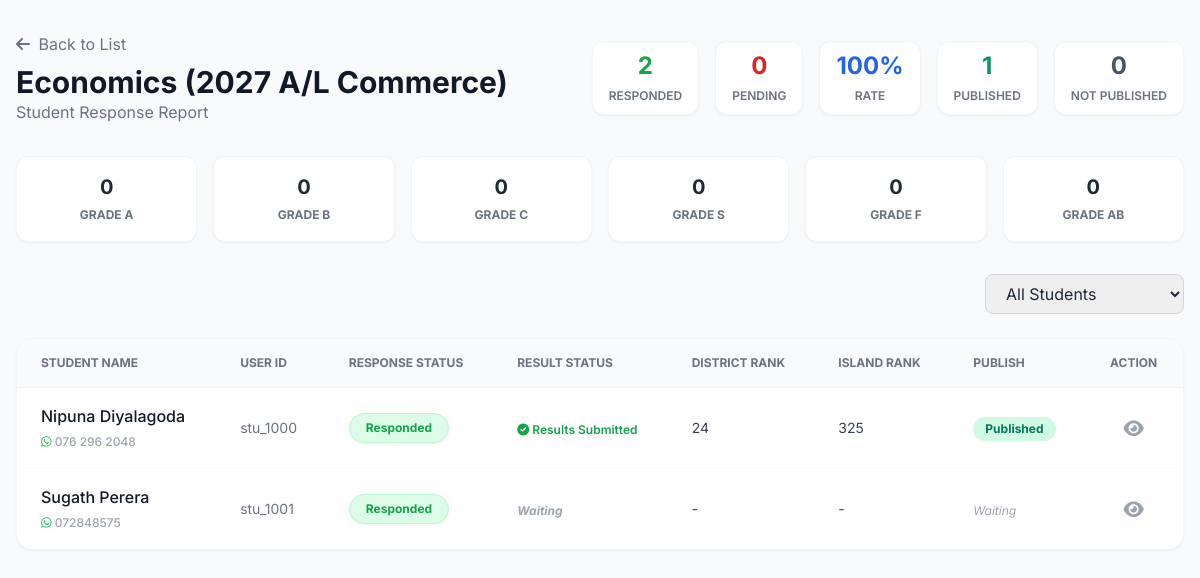
Page /dashboard/view_al_responses.php?type=class&id=1 (signed in) on the committed database.
### tables this page shows
CREATE TABLE `streams` (
  `id` int(11) NOT NULL COMMENT 'Primary Key',
  `name` varchar(100) NOT NULL COMMENT 'Stream name (e.g., "Grade 6", "Grade 7", "A/L Science")',
  `description` text DEFAULT NULL COMMENT 'Optional description of the stream',
  `status` tinyint(1) NOT NULL DEFAULT 1 COMMENT 'Status: 1=active, 0=inactive',
  `created_at` timestamp NOT NULL DEFAULT current_timestamp() COMMENT 'Record creation timestamp',
  `updated_at` timestamp NOT NULL DEFAULT current_timestamp() ON UPDATE current_timestamp() COMMENT 'Record update timestamp'
);

CREATE TABLE `subjects` (
  `id` int(11) NOT NULL COMMENT 'Primary Key',
  `name` varchar(100) NOT NULL COMMENT 'Subject name (e.g., "Science", "Mathematics", "English")',
  `code` varchar(20) DEFAULT NULL COMMENT 'Optional subject code (e.g., "SCI", "MATH")',
  `description` text DEFAULT NULL COMMENT 'Optional description of the subject',
  `status` tinyint(1) NOT NULL DEFAULT 1 COMMENT 'Status: 1=active, 0=inactive',
  `created_at` timestamp NOT NULL DEFAULT current_timestamp() COMMENT 'Record creation timestamp',
  `updated_at` timestamp NOT NULL DEFAULT current_timestamp() ON UPDATE current_timestamp() COMMENT 'Record update timestamp'
);

CREATE TABLE `al_exam_submissions` (
  `id` int(11) NOT NULL,
  `student_id` varchar(20) NOT NULL COMMENT 'FK to users.user_id',
  `subject_1` varchar(100) NOT NULL,
  `result_1` varchar(5) DEFAULT NULL,
  `subject_2` varchar(100) NOT NULL,
  `result_2` varchar(5) DEFAULT NULL,
  `subject_3` varchar(100) NOT NULL,
  `result_3` varchar(5) DEFAULT NULL,
  `index_number` varchar(50) DEFAULT NULL,
  `district` varchar(50) NOT NULL,
  `stream` varchar(50) DEFAULT NULL COMMENT 'Arts, Commerce, Science, Tech',
  `photo_path` varchar(255) DEFAULT NULL,
  `agreed_to_publish` tinyint(1) DEFAULT 0,
  `results_submitted_at` timestamp NULL DEFAULT NULL,
  `created_at` timestamp NOT NULL DEFAULT current_timestamp(),
  `updated_at` timestamp NOT NULL DEFAULT current_timestamp() ON UPDATE current_timestamp(),
  `district_rank` int(11) DEFAULT NULL,
  `island_rank` int(11) DEFAULT NULL,
  `exam_year` int(11) DEFAULT NULL
);

CREATE TABLE `users` (
  `user_id` varchar(20) NOT NULL COMMENT 'Unique user ID (e.g., stu_0001, tea_1000, adm_1000)',
  `email` varchar(255) DEFAULT NULL,
  `password` varchar(255) NOT NULL COMMENT 'Hashed password',
  `role` enum('student','teacher','instructor','admin') NOT NULL DEFAULT 'student' COMMENT 'User role: student, teacher, instructor, admin',
  `first_name` varchar(100) DEFAULT NULL COMMENT 'First name',
  `second_name` varchar(100) DEFAULT NULL COMMENT 'Last name',
  `dob` date DEFAULT NULL COMMENT 'Date of birth',
  `school_name` varchar(200) DEFAULT NULL COMMENT 'School name',
  `exam_year` int(4) DEFAULT NULL COMMENT 'Exam year (e.g., 2024)',
  `closest_town` varchar(100) DEFAULT NULL COMMENT 'Closest town',
  `district` varchar(100) DEFAULT NULL COMMENT 'District',
  `address` text DEFAULT NULL COMMENT 'Full address',
  `nic_no` varchar(20) DEFAULT NULL COMMENT 'NIC number',
  `mobile_number` varchar(20) DEFAULT NULL COMMENT 'Mobile phone number',
  `whatsapp_number` varchar(20) DEFAULT NULL COMMENT 'WhatsApp number',
  `gender` enum('male','female') DEFAULT NULL COMMENT 'Gender',
  `profile_picture` varchar(255) DEFAULT NULL COMMENT 'Path to profile picture',
  `registering_date` date NOT NULL COMMENT 'Date of registration',
  `status` tinyint(1) NOT NULL DEFAULT 1 COMMENT 'Account status: 1=active, 0=inactive',
  `approved` tinyint(1) NOT NULL DEFAULT 0 COMMENT 'Approval status: 1=approved, 0=not approved',
  `al_details_requested` tinyint(1) DEFAULT 0,
  `verification_method` varchar(20) DEFAULT 'none' COMMENT 'Verification method: nic, mobile, none',
  `created_at` timestamp NOT NULL DEFAULT current_timestamp() COMMENT 'Record creation timestamp',
  `updated_at` timestamp NOT NULL DEFAULT current_timestamp() ON UPDATE current_timestamp() COMMENT 'Record update timestamp',
  `session_token` varchar(64) DEFAULT NULL COMMENT 'Session token for single login',
  `session_created_at` datetime DEFAULT NULL COMMENT 'Session creation timestamp',
  `commission_rate` decimal(5,2) DEFAULT 75.00,
  `requested_commission_rate` decimal(5,2) DEFAULT 75.00,
  `rating` decimal(3,2) DEFAULT 0.00,
  `hourly_rate` decimal(10,2) DEFAULT 0.00,
  `rating_count` int(11) DEFAULT 0,
  `total_rating` decimal(12,2) DEFAULT 0.00
);

### dashboard/view_al_responses.php (the view, shortened to what the rows shown need)
<?php
require_once '../config.php';
$type = $_GET['type'] ?? '';
$id = intval($_GET['id'] ?? 0);
function has_column(mysqli $conn, string $table, string $column): bool {
    $safe_table = $conn->real_escape_string($table);
    $safe_column = $conn->real_escape_string($column);
    $res = $conn->query("SHOW COLUMNS FROM `{$safe_table}` LIKE '{$safe_column}'");
    return ($res && $res->num_rows > 0);
}
$has_district_rank = has_column($conn, 'al_exam_submissions', 'district_rank');
$has_island_rank = has_column($conn, 'al_exam_submissions', 'island_rank');
$district_rank_select = $has_district_rank ? 'als.district_rank' : 'NULL AS district_rank';
$island_rank_select = $has_island_rank ? 'als.island_rank' : 'NULL AS island_rank';
$title_name = '';
if ($type === 'stream') {
    $stmt = $conn->prepare("SELECT name FROM streams WHERE id = ?");
    $stmt->bind_param("i", $id);
    $stmt->execute();
    $res = $stmt->get_result()->fetch_assoc();
    $stmt->close();
    if (!$res) die("Stream not found.");
    $title_name = $res['name'];
} else {
    $stmt = $conn->prepare("SELECT s.name as stream_name, sub.name as subject_name
                            FROM stream_subjects ss
                            JOIN streams s ON ss.stream_id = s.id
                            JOIN subjects sub ON ss.subject_id = sub.id
                            WHERE ss.id = ?");
    $stmt->bind_param("i", $id);
    $stmt->execute();
    $res = $stmt->get_result()->fetch_assoc();
    $title_name = $res['subject_name'] . ' (' . $res['stream_name'] . ')';
}
$query = "SELECT u.user_id, u.first_name, u.second_name, u.whatsapp_number,
                 als.id as submission_id, als.subject_1, als.subject_2, als.subject_3,
                 als.index_number, als.district, als.photo_path, als.created_at,
                 als.result_1, als.result_2, als.result_3, als.results_submitted_at,
                 als.agreed_to_publish, {$district_rank_select}, {$island_rank_select}
          FROM users u
          INNER JOIN student_enrollment se ON u.user_id = se.student_id
          LEFT JOIN al_exam_submissions als ON u.user_id = als.student_id
          WHERE se.status = 'active' AND u.status = 1 ";
if ($type === 'stream') {
    $query = "SELECT DISTINCT u.user_id, u.first_name, u.second_name, u.whatsapp_number,
                 als.id as submission_id, als.subject_1, als.subject_2, als.subject_3,
                 als.index_number, als.district, als.photo_path, als.created_at,
                 als.result_1, als.result_2, als.result_3, als.results_submitted_at,
                 als.agreed_to_publish, {$district_rank_select}, {$island_rank_select}
          FROM users u
          INNER JOIN student_enrollment se ON u.user_id = se.student_id
          INNER JOIN stream_subjects ss ON se.stream_subject_id = ss.id
          LEFT JOIN al_exam_submissions als ON u.user_id = als.student_id
          WHERE ss.stream_id = ? AND se.status = 'active' AND u.status = 1
          ORDER BY als.id DESC, u.first_name ASC";
} else {
    $query .= "AND se.stream_subject_id = ? ORDER BY als.id DESC, u.first_name ASC";
}
$stmt = $conn->prepare($query);
$stmt->bind_param("i", $id);
$stmt->execute();
$result = $stmt->get_result();
$students = [];
$grade_counts = ['A' => 0, 'B' => 0, 'C' => 0, 'S' => 0, 'F' => 0, 'AB' => 0];
while ($row = $result->fetch_assoc()) {
    $students[] = $row;
    if (!empty($row['results_submitted_at'])) {
        $grade = null;
        $students[count($students)-1]['subject_grade'] = $grade;
    }
}
?>
<!DOCTYPE html>
<html lang="en">
<head>
    <script src="https://cdn.tailwindcss.com"></script>
    <link href="https://cdnjs.cloudflare.com/ajax/libs/font-awesome/6.0.0/css/all.min.css" rel="stylesheet">
</head>
<body class="bg-gray-50 text-gray-800">
    <div class="min-h-screen container mx-auto px-4 py-8 max-w-7xl">
        <div class="flex flex-col md:flex-row justify-between items-start md:items-center mb-8 gap-4">
            <div>
                <a href="request_al_details.php" class="text-gray-500 hover:text-red-600 mb-2 inline-block">
                    <i class="fas fa-arrow-left mr-1"></i> Back to List
                </a>
                <h1 class="text-3xl font-bold text-gray-900"><?php echo htmlspecialchars($title_name); ?></h1>
                <p class="text-gray-500">Student Response Report</p>
            </div>
        </div>
        <?php if ($type === 'class'): ?>
        <div class="grid grid-cols-2 md:grid-cols-6 gap-4 mb-8">
            <?php foreach ($grade_counts as $grade => $count): ?>
            <div class="bg-white p-4 rounded-xl shadow-sm border border-gray-100 text-center">
                <span class="block text-xl font-bold text-gray-800"><?php echo $count; ?></span>
                <span class="text-xs text-gray-500 font-bold uppercase">Grade <?php echo $grade; ?></span>
            </div>
            <?php endforeach; ?>
        </div>
        <?php endif; ?>
        <div class="bg-white rounded-2xl shadow-sm border border-gray-100 overflow-hidden">
            <div class="overflow-x-auto">
                <table class="w-full text-left border-collapse" id="studentsTable">
                    <thead>
                        <tr class="bg-gray-50 border-b border-gray-100 text-xs uppercase font-semibold text-gray-500">
                            <th class="px-6 py-4">Student Name</th>
                            <th class="px-6 py-4">User ID</th>
                            <th class="px-6 py-4">Response Status</th>
                            <th class="px-6 py-4">Result Status</th>
                            <th class="px-6 py-4">District Rank</th>
                            <th class="px-6 py-4">Island Rank</th>
                            <th class="px-6 py-4">Publish</th>
                            <th class="px-6 py-4 text-center">Action</th>
                        </tr>
                    </thead>
                    <tbody class="divide-y divide-gray-50">
                        <?php foreach ($students as $student): ?>
                        <tr class="hover:bg-gray-50/50 transition-colors student-row"
                            data-grade="<?php echo $student['subject_grade'] ?? ''; ?>"
                            data-responded="<?php echo !empty($student['submission_id']) ? 'yes' : 'no'; ?>"
                            data-published="<?php echo !empty($student['agreed_to_publish']) ? 'yes' : 'no'; ?>">
                            <td class="px-6 py-4 font-medium text-gray-900">
                                <?php echo htmlspecialchars($student['first_name'] . ' ' . $student['second_name']); ?>
                                <?php if (!empty($student['whatsapp_number'])): ?>
                                    <br><span class="text-xs text-gray-400"><i class="fab fa-whatsapp text-green-500"></i> <?php echo htmlspecialchars($student['whatsapp_number']); ?></span>
                                <?php endif; ?>
                            </td>
                            <td class="px-6 py-4 text-sm text-gray-500"><?php echo htmlspecialchars($student['user_id']); ?></td>
                            <td class="px-6 py-4">
                                <?php if (!empty($student['submission_id'])): ?>
                                    <span class="inline-flex items-center px-4 py-1.5 rounded-full text-xs font-bold bg-green-100 text-green-600 border border-green-200 shadow-sm">Responded</span>
                                <?php else: ?>
                                    <span class="inline-flex items-center px-4 py-1.5 rounded-full text-xs font-bold bg-red-50 text-red-600 border border-red-100 shadow-sm">Pending</span>
                                <?php endif; ?>
                            </td>
                            <td class="px-6 py-4 font-bold text-gray-700">
                                <?php
                                    if ($type === 'class' && isset($student['subject_grade'])) {
                                        $badges = [
                                            'A' => 'bg-green-100 text-green-700',
                                            'B' => 'bg-blue-100 text-blue-700',
                                            'C' => 'bg-yellow-100 text-yellow-700',
                                            'S' => 'bg-gray-100 text-gray-700',
                                            'F' => 'bg-red-100 text-red-700',
                                            'AB' => 'bg-gray-200 text-gray-500'
                                        ];
                                        $cls = $badges[$student['subject_grade']] ?? 'bg-gray-100';
                                        echo "<span class='px-3 py-1 rounded-full text-xs $cls'>{$student['subject_grade']}</span>";
                                    } elseif (!empty($student['results_submitted_at'])) {
                                        echo '<span class="text-green-600 text-xs font-semibold"><i class="fas fa-check-circle"></i> Results Submitted</span>';
                                    } else {
                                        echo '<span class="text-gray-400 text-xs italic">Waiting</span>';
                                    }
                                ?>
                            </td>
                            <td class="px-6 py-4 text-sm text-gray-700"><?php echo !empty($student['district_rank']) ? htmlspecialchars($student['district_rank']) : '-'; ?></td>
                            <td class="px-6 py-4 text-sm text-gray-700"><?php echo !empty($student['island_rank']) ? htmlspecialchars($student['island_rank']) : '-'; ?></td>
                            <td class="px-6 py-4">
                                <?php if (!empty($student['results_submitted_at'])): ?>
                                    <?php if (!empty($student['agreed_to_publish'])): ?>
                                        <span class="inline-flex items-center px-3 py-1 rounded-full text-xs font-bold bg-emerald-100 text-emerald-700">Published</span>
                                    <?php else: ?>
                                        <span class="inline-flex items-center px-3 py-1 rounded-full text-xs font-bold bg-slate-100 text-slate-700">Not Published</span>
                                    <?php endif; ?>
                                <?php else: ?>
                                    <span class="text-gray-400 text-xs italic">Waiting</span>
                                <?php endif; ?>
                            </td>
                            <td class="px-6 py-4 text-center">
                                <?php if (!empty($student['submission_id'])): ?>
                                    <button onclick='viewDetails(<?php echo json_encode($student); ?>)'
                                            class="text-gray-400 hover:text-blue-600 transition-colors p-2 rounded-full hover:bg-blue-50">
                                        <i class="fas fa-eye text-lg"></i>
                                    </button>
                                <?php else: ?>
                                    <span class="text-gray-200">-</span>
                                <?php endif; ?>
                            </td>
                        </tr>
                        <?php endforeach; ?>
                    </tbody>
                </table>
            </div>
        </div>
    </div>
</body>
</html>

### rows in the picture
streams: name.name "Economics (2027 A/L Commerce)"
al_exam_submissions: photo_path "0", student.second_name "Nipuna Diyalagoda", student.whatsapp_number "076 296 2048", student.user_id "stu_1000", shows "Responded", shows "Results Submitted", district_rank "24", island_rank "325", agreed_to_publish "Published"
al_exam_submissions: student.second_name "Sugath Perera", student.whatsapp_number "072848575", student.user_id "stu_1001", shows "Responded", shows "Waiting"

### other values in the picture
$responded_count "2"
$not_responded_count "0"
$response_rate "100"
$published_count "1"
$not_published_count "0"
$grade "A"
$grade "B"
$grade "C"
$grade "S"
$grade "F"
$grade "AB"
